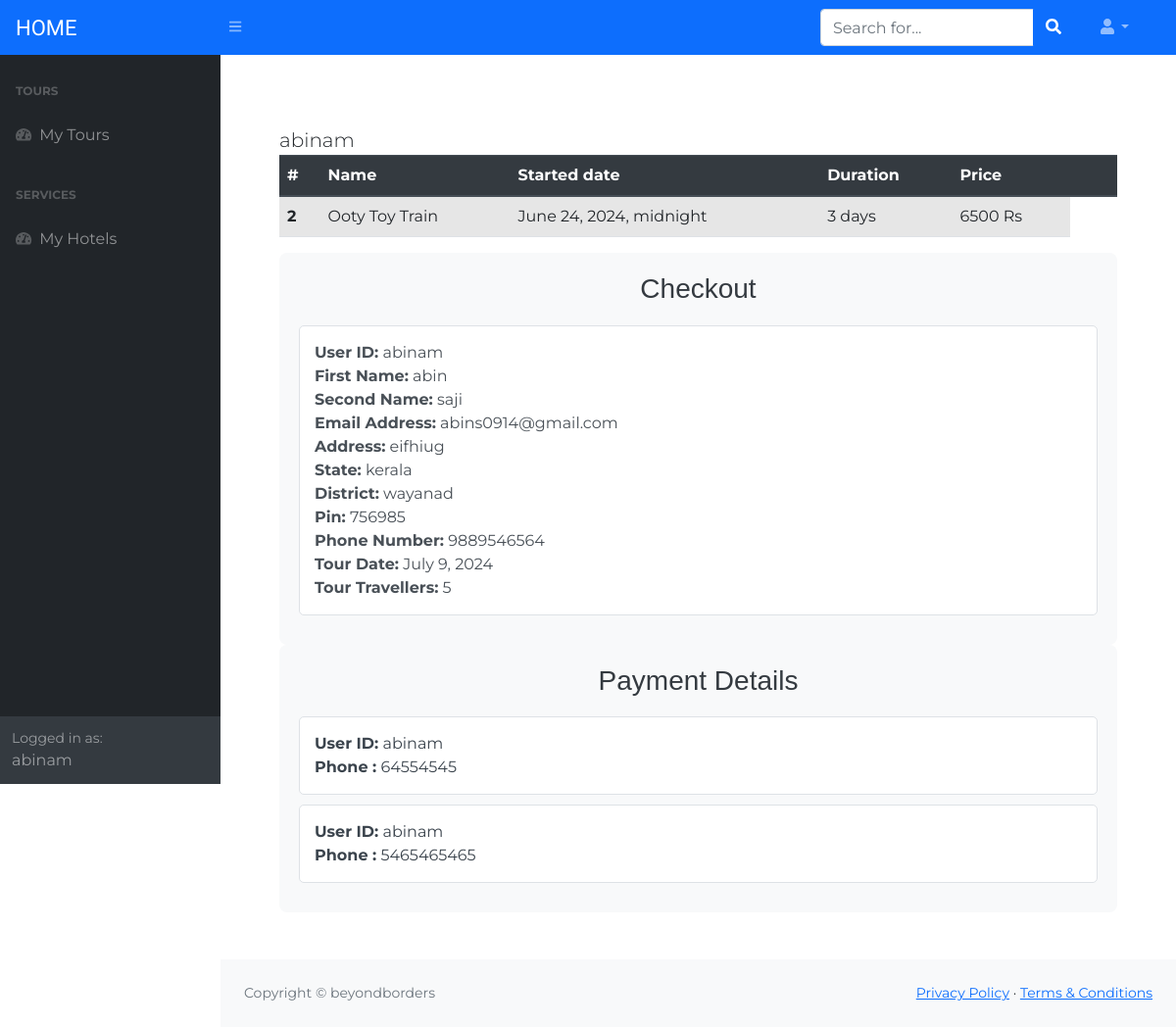
Page /tour/admin/user_detail/2 (signed in) on the committed database.
### web_tech_django/apps/blog/models.py (models this page shows, shortened)
class OrderTour(models.Model):
    customer = models.ForeignKey(settings.AUTH_USER_MODEL, on_delete=models.CASCADE)
    tour = models.ForeignKey(Tour, on_delete=models.CASCADE)
    ordered = models.BooleanField(default=False)

class Tour(models.Model):
    name = models.CharField('Tour name', max_length=60)
    description = models.TextField('Tour description')
    started = models.DateTimeField('Started date')
    expiry = models.DateField('Expiry date', null=True)
    duration = models.IntegerField('Tour duration')
    price = models.IntegerField('Tour price')
    image = models.ImageField('Tour image', upload_to='tours/')
    approved = models.BooleanField('Approved', default=False)

class Checkoutenquiry(models.Model):
    user = models.ForeignKey(settings.AUTH_USER_MODEL, null=True, on_delete=models.CASCADE)
    first_name = models.CharField(max_length=20,null=True)
    second_name = models.CharField(max_length=20,null=True)
    email = models.CharField(max_length=50,null=True)
    address = models.CharField(max_length=50,null=True)
    state = models.CharField(max_length=50,null=True)
    district = models.CharField(max_length=50,null=True)
    pin = models.IntegerField(null=True)
    phone = models.CharField(null=True, max_length=10)
    tour_date = models.DateField(null=True)
    tour_travellers = models.IntegerField(null=True)

class Payment(models.Model):
    user = models.ForeignKey(settings.AUTH_USER_MODEL, null=True, on_delete=models.CASCADE)
    phone = models.CharField(max_length=20,null=True)

### web_tech_django/apps/blog/views.py (the view)
# urls.py: path('tour/admin/user_detail/<id>', views.user_detail, name='user_detail'),
@login_required
def user_detail(request, id):
    user = get_object_or_404(User, id=id)
    user_orders = user.ordertour_set.all()
    checkoutorder = Checkoutenquiry.objects.filter(user=user)
    payment = Payment.objects.all()
    context = {
        'user': user,
        'user_orders': user_orders,
        'checkoutorder':checkoutorder,
        'payment': payment,
    }
    return render(request, 'admin/user/user_detail.html', context)

### web_tech_django/templates/admin/user/user_detail.html (shortened to what this page needs)
{% extends 'admin/base_admin.html' %}
{% block content %}
        <div class="container-fluid">
            <div class="lead">
                {{ user }}
            </div>
            <div class="user__orders">
                {% if user_orders %}
                    <table class="table table-hover table-striped">
                        <thead class="thead-dark">
                                <tr>
                                    <th scope="col">#</th>
                                      <th scope="col">Name</th>
                                      <th scope="col">Started date</th>
                                      <th scope="col">Duration</th>
                                      <th scope="col">Price</th>
                                      <th scope="col"></th>
                                      <th scope="col"></th>
                                </tr>
                        </thead>
                        <tbody>
                            {% for order in user_orders %}
                                    <tr>
                                        <th scope="col">{{ order.tour.id }}</th>
                                        <td>{{ order.tour.name }}</td>
                                        <td>{{ order.tour.started }}</td>
                                        <td>{{ order.tour.duration }} days</td>
                                        <td>{{ order.tour.price }} Rs</td>
                                    </tr>
                            {% endfor %}
                        </tbody>
                    </table>
                {% else %}
                    <div class="alert alert-warning d-flex justify-content-center">
                        User doesn't have any orders!
                    </div>
                {% endif %}
            </div>
            <div class="container-fluid" style="background-color: #f8f9fa; padding: 20px; border-radius: 8px;">
                {% if user_orders %}
                    <h3 style="text-align: center; color: #343a40; font-family: 'Lucida Sans', 'Lucida Sans Regular', 'Lucida Grande', 'Lucida Sans Unicode', Geneva, Verdana, sans-serif; margin-bottom: 20px;">Checkout</h3>
                    <ul class="list-group" style="list-style-type: none; padding: 0;">
                        {% for checkout in checkoutorder %}
                            <li class="list-group-item" style="background-color: #ffffff; border: 1px solid #dee2e6; margin-bottom: 10px; border-radius: 5px; padding: 15px;">
                                <p style="margin: 0; color: #495057;"><strong>User ID:</strong> {{ checkout.user }}</p>
                                <p style="margin: 0; color: #495057;"><strong>First Name:</strong> {{ checkout.first_name }}</p>
                                <p style="margin: 0; color: #495057;"><strong>Second Name:</strong> {{ checkout.second_name }}</p>
                                <p style="margin: 0; color: #495057;"><strong>Email Address:</strong> {{ checkout.email }}</p>
                                <p style="margin: 0; color: #495057;"><strong>Address:</strong> {{ checkout.address }}</p>
                                <p style="margin: 0; color: #495057;"><strong>State:</strong> {{ checkout.state }}</p>
                                <p style="margin: 0; color: #495057;"><strong>District:</strong> {{ checkout.district }}</p>
                                <p style="margin: 0; color: #495057;"><strong>Pin:</strong> {{ checkout.pin }}</p>
                                <p style="margin: 0; color: #495057;"><strong>Phone Number:</strong> {{ checkout.phone }}</p>
                                <p style="margin: 0; color: #495057;"><strong>Tour Date:</strong> {{ checkout.tour_date }}</p>
                                <p style="margin: 0; color: #495057;"><strong>Tour Travellers:</strong> {{ checkout.tour_travellers }}</p>
                            </li>
                        {% endfor %}
                    </ul>
                {% else %}
                    <div class="alert alert-warning d-flex justify-content-center" style="background-color: #ffc107; color: #856404; border-color: #ffeeba; padding: 10px; border-radius: 5px;">
                        No checkout details available!
                    </div>
                {% endif %}
            </div>
            <div class="container-fluid" style="background-color: #f8f9fa; padding: 20px; border-radius: 8px;">
                {% if user_orders %}
                    <h3 style="text-align: center; color: #343a40; font-family: 'Lucida Sans', 'Lucida Sans Regular', 'Lucida Grande', 'Lucida Sans Unicode', Geneva, Verdana, sans-serif; margin-bottom: 20px;">Payment Details</h3>
                    <ul class="list-group" style="list-style-type: none; padding: 0;">
                        {% for pay in payment %}
                            <li class="list-group-item" style="background-color: #ffffff; border: 1px solid #dee2e6; margin-bottom: 10px; border-radius: 5px; padding: 15px;">
                                <p style="margin: 0; color: #3b444d;"><strong>User ID:</strong> {{ pay.user }}</p>
                                <p style="margin: 0; color: #3b444d;"><strong>Phone :</strong> {{ pay.phone }}</p>
                            </li>
                        {% endfor %}
                    </ul>
                {% else %}
                    <div class="alert alert-warning d-flex justify-content-center" style="background-color: #ffc107; color: #856404; border-color: #ffeeba; padding: 10px; border-radius: 5px;">
                        No payment details available!
                    </div>
                {% endif %}
            </div>
        </div>
{% endblock %}

### web_tech_django/templates/admin/base_admin.html (shortened to what this page needs)
{% load static %}
<!DOCTYPE html>
<html lang="en">
    <head>
        <link rel="stylesheet" href="https://maxcdn.bootstrapcdn.com/bootstrap/4.5.2/css/bootstrap.min.css">
        <link href="https://cdn.jsdelivr.net/npm/simple-datatables@latest/dist/style.css" rel="stylesheet" />
        <link href="../../static/adminpanel/css/styles.css" rel="stylesheet" />
        <link rel="stylesheet" href="{% static 'blog/css/admin.css' %}" />
    </head>
    <body class="sb-nav-fixed">
        <nav class="sb-topnav navbar navbar-expand navbar-dark bg-primary">
            <a class="navbar-brand ps-3 logo" href="{% url 'blog:index' %}"> HOME </a>
            <button class="btn btn-link btn-sm order-1 order-lg-0 me-4 me-lg-0" id="sidebarToggle" href="#!"><i class="fas fa-bars"></i></button>
            <form class="d-none d-md-inline-block form-inline ms-auto me-0 me-md-3 my-2 my-md-0">
                <div class="input-group">
                    <input class="form-control" type="text" placeholder="Search for..." aria-label="Search for..." aria-describedby="btnNavbarSearch" />
                    <button class="btn btn-primary" id="btnNavbarSearch" type="button"><i class="fas fa-search"></i></button>
                </div>
            </form>
            <ul class="navbar-nav ms-auto ms-md-0 me-3 me-lg-4">
                <li class="nav-item dropdown">
                    <a class="nav-link dropdown-toggle" id="navbarDropdown" href="#" role="button" data-bs-toggle="dropdown" aria-expanded="false"><i class="fas fa-user fa-fw"></i></a>
                </li>
            </ul>
        </nav>
        <div id="layoutSidenav">
            <div id="layoutSidenav_nav">
                <nav class="sb-sidenav accordion sb-sidenav-dark" id="sidenavAccordion">
                    <div class="sb-sidenav-menu">
                        <div class="nav">
                            {% if user is not None and user.is_staff%}
                                <div class="sb-sidenav-menu-heading">Tour</div>
                                <a class="nav-link" href="{% url 'blog:tours_list' %}">
                                    <div class="sb-nav-link-icon"><i class="fas fa-tachometer-alt"></i></div>
                                    Tours
                                </a>
                                <a class="nav-link" href="{% url 'blog:add_tour' %}">
                                    <div class="sb-nav-link-icon"><i class="fas fa-tachometer-alt"></i></div>
                                    Add Tour
                                </a>
                                <div class="sb-sidenav-menu-heading">Other</div>
                                <a class="nav-link" href="{% url 'blog:users_list' %}">
                                    <div class="sb-nav-link-icon"><i class="fas fa-tachometer-alt"></i></div>
                                    Users
                                </a>
                                <a class="nav-link" href="{% url 'blog:users_list' %}">
                                    <div class="sb-nav-link-icon"><i class="fas fa-tachometer-alt"></i></div>
                                    Hotel Checkout
                                </a>
                                <div class="sb-sidenav-menu-heading">Hotel</div>
                                <a class="nav-link" href="{% url 'blog:hotels_list' %}">
                                    <div class="sb-nav-link-icon"><i class="fas fa-tachometer-alt"></i></div>
                                    Hotels
                                </a>
                                <a class="nav-link" href="{% url 'blog:hotel_add' %}">
                                    <div class="sb-nav-link-icon"><i class="fas fa-tachometer-alt"></i></div>
                                    Add Hotel
                                </a>
                            {% else %}
                                <div class="sb-sidenav-menu-heading">Tours</div>
                                <a class="nav-link" href="{% url 'blog:order' %}">
                                        <div class="sb-nav-link-icon"><i class="fas fa-tachometer-alt"></i></div>
                                        My Tours
                                </a>
                                <div class="sb-sidenav-menu-heading">Services</div>
                                <a class="nav-link" href="{% url 'blog:myHotelOrders' %}">
                                        <div class="sb-nav-link-icon"><i class="fas fa-tachometer-alt"></i></div>
                                        My Hotels
                                </a>
                            {% endif %}
                        </div>
                    </div>
                    <div class="sb-sidenav-footer">
                        <div class="small">Logged in as:</div>
                        {% if user.is_staff %}
                            VENDOR
                        {% else %}
                            {{ user }}
                        {% endif %}
                    </div>
                </nav>
            </div>
            <div id="layoutSidenav_content">
                <main>
                    <div class="container p-5">
                                        {% block content %}{% endblock %}
                    </div>
                </main>
                <footer class="py-4 bg-light mt-auto">
                    <div class="container-fluid px-4">
                        <div class="d-flex align-items-center justify-content-between small">
                            <div class="text-muted">Copyright &copy; beyondborders</div>
                            <div>
                                <a href="#">Privacy Policy</a>
                                &middot;
                                <a href="#">Terms &amp; Conditions</a>
                            </div>
                        </div>
                    </div>
                </footer>
            </div>
        </div>
    </body>
</html>

### web_tech_django/static/blog/css/admin.css (style rules this page uses)
body { background-color: #fff; font-family: 'Montserrat', sans-serif; font-size: 16px; -webkit-transition: 0.5s; -o-transition: 0.5s; transition: 0.5s; }
.logo { font-family: "Josefin Sans"; font-size: 22px; }

### rows in the picture
OrderTour: tour.id "2", tour.name "Ooty Toy Train", tour.started "June 24, 2024, midnight", tour.duration "3", tour.price "6500"
Checkoutenquiry: user "abinam", first_name "abin", second_name "saji", email "abins0914@gmail.com", address "eifhiug", state "kerala", district "wayanad", pin "756985", phone "9889546564", tour_date "July 9, 2024", tour_travellers "5"
Payment: user "abinam", phone "64554545"
Payment: user "abinam", phone "5465465465"

### other values in the picture
{{ user }} "abinam"
